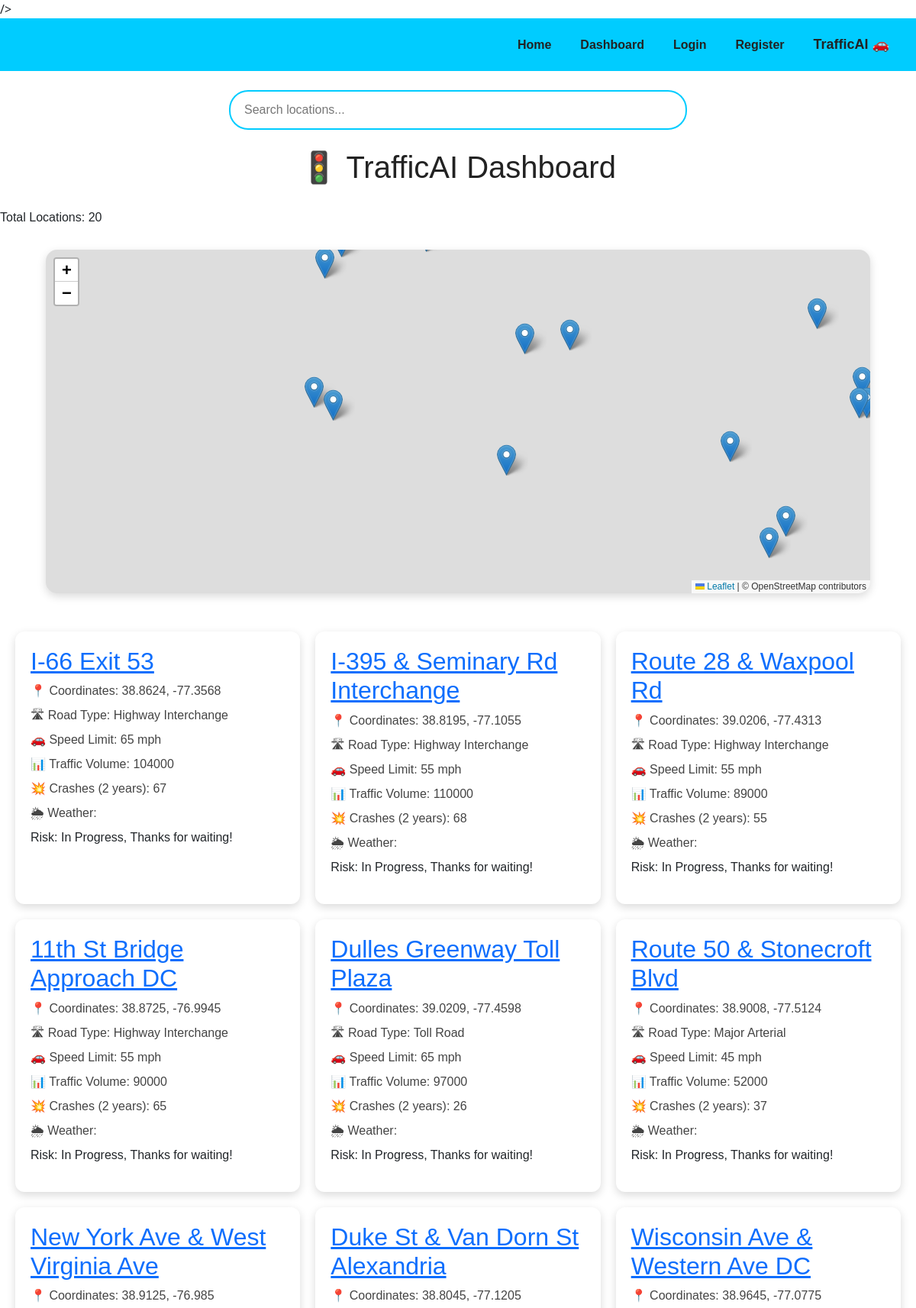
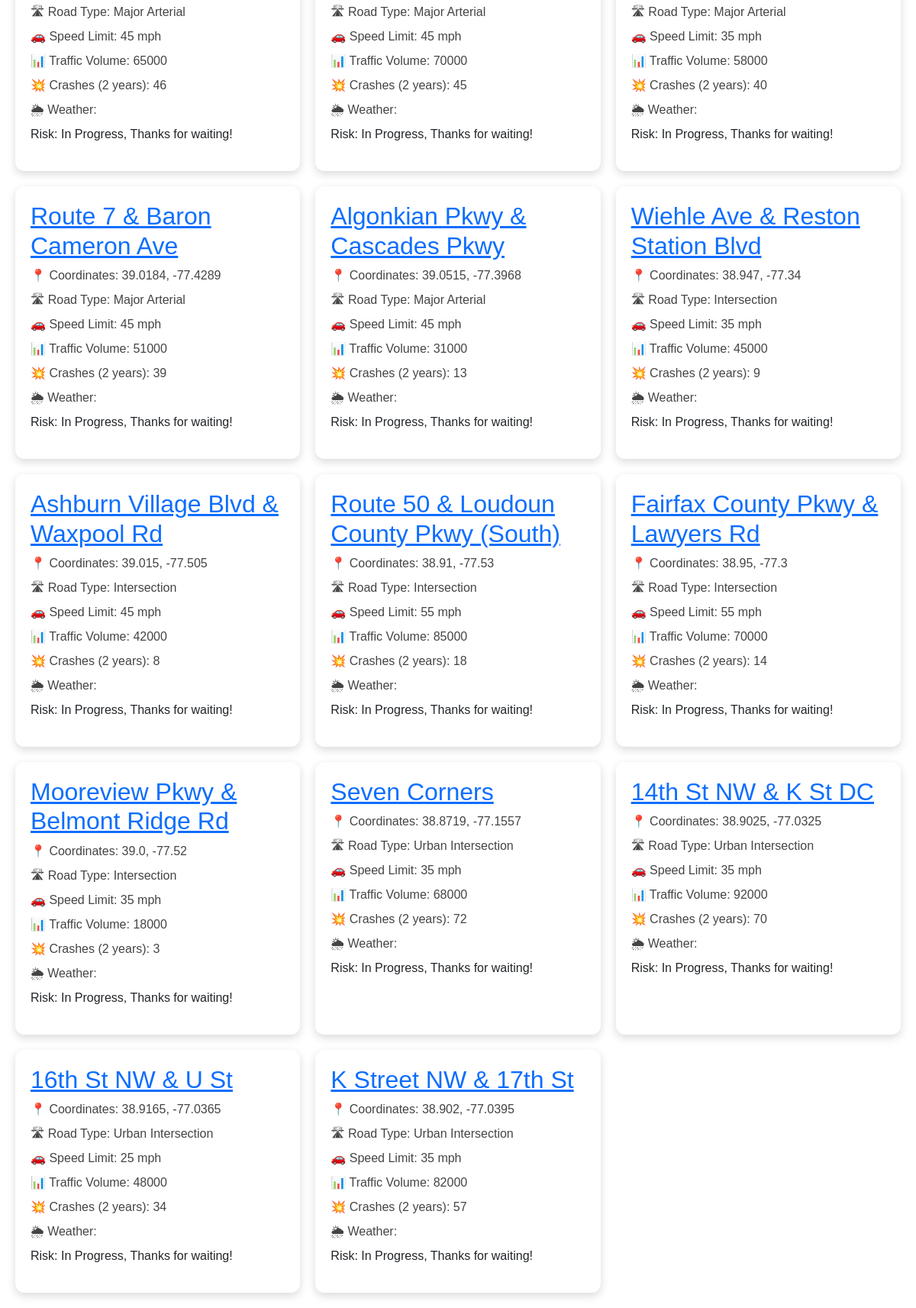
The page /dashboard/ (signed in) on the database its author committed (2 pictures, top to bottom).
### predictions/models.py (models this page shows, shortened)
class Location(models.Model):
    location_name = models.CharField(max_length=100)
    latitude = models.FloatField()
    longitude = models.FloatField()
    speed_limit = models.IntegerField(default = 25)
    road_type = models.CharField(max_length=50)
    lanes = models.IntegerField(default=2)
    aadt = models.IntegerField(default=0)
    rush_hour = models.CharField(max_length=50, default='8:00 AM - 9:00 AM')
    historical_crashes_2yr = models.IntegerField(default=0)

### website/views.py (the view)
# urls.py: path("dashboard/", views.dashboard, name="dashboard"),
@login_required
def dashboard(request):
    locations = Location.objects.all()
    traffic_data = TrafficData.objects.all().order_by("-recorded_time")[:100]
    location_data = [
        {
            "name": location.location_name,
            "lat": location.latitude,
            "lon": location.longitude,
            "road": location.road_type,
            "crashes": location.historical_crashes_2yr,
            "aadt": location.aadt,
        }
        for location in locations
    ]
    return render( request, "website/dashboard.html", {"locations": locations, "location_data": location_data, "traffic_data": traffic_data})

### website/templates/website/dashboard.html (shortened to what this page needs)
{% load static %}
<!DOCTYPE html>
<html lang="en">
<head>
  <link href="https://cdn.jsdelivr.net/npm/bootstrap@5.3.3/dist/css/bootstrap.min.css" rel="stylesheet">
  <link rel="stylesheet" href="https://unpkg.com/leaflet/dist/leaflet.css">
  <link rel="stylesheet" href="{% static 'website/styles.css' %}">
</head>
<body>
  <div class="navbar">
    <div class="nav-links">
      <a href="/">Home</a>
      <a href="/dashboard/">Dashboard</a>
      <a href="/login/">Login</a>
      <a href="/register/">Register</a>
      <a class="brand" href="/">TrafficAI 🚗</a>
    </div>
  </div>
  <body>
<div class="search-container">
    <input
        type="text"
        id="locationSearch"
        placeholder="Search locations..."
    >
</div>
<h1>🚦 TrafficAI Dashboard</h1>
<p>Total Locations: {{ locations|length }}</p>
<div id="map"></div>
<div class="dashboard-container">
    {% for location in locations %}
    <div class="location-card">
        <h2>
    <a href="{% url 'location_detail' location.id %}">
        {{ location.location_name }}
    </a>
</h2>
        <p class="info">
            📍 Coordinates:
            {{ location.latitude }},
            {{ location.longitude }}
        </p>
        <p class="info">
            🛣 Road Type:
            {{ location.road_type }}
        </p>
        <p class="info">
            🚗 Speed Limit:
            {{ location.speed_limit }} mph
        </p>
        <p class="info">
            📊 Traffic Volume:
            {{ location.aadt }}
        </p>
        <p class="info">
            💥 Crashes (2 years):
            {{ location.historical_crashes_2yr }}
        </p>
        <p class="info">
            🌦 Weather:
        </p>
        <p>
            Risk:
            In Progress, Thanks for waiting!
        </p>
    </div>
    {% empty %}
    <h2>No locations found.</h2>
    {% endfor %}
</div>
</body>

### website/static/website/styles.css (style rules this page uses)
* { margin: 0; padding: 0; box-sizing: border-box; font-family: Arial, sans-serif; }
.navbar { display: flex; justify-content: flex-end; align-items: center; background: #00ccff; padding: 15px 25px; gap: 20px; }
.nav-links { display: flex; gap: 18px; align-items: center; background: #00ccff; }
.nav-links a { text-decoration: none; color: #222; font-weight: 600; padding: 6px 10px; border-radius: 6px; transition: 0.2s; }
.brand { font-size: 18px; font-weight: 800; color: #222; text-decoration: none; padding: 6px 10px; border-radius: 6px; }
h1 { text-align: center; color: #222; margin-bottom: 30px; }
.dashboard-container { display: grid; grid-template-columns: repeat(auto-fit, minmax(300px, 1fr)); gap: 20px; padding: 20px; }
.location-card { background-color: white; border-radius: 12px; padding: 20px; box-shadow: 0px 4px 12px rgba(0, 0, 0, 0.15); transition: transform 0.2s ease, box-shadow 0.2s ease; }
.location-card h2 { margin-top: 0; color: #1f2937; }
.info { margin: 8px 0; color: #444; }
.search-container { display: flex; justify-content: center; margin: 25px 0; }
#locationSearch { width: 60%; max-width: 600px; padding: 12px 18px; font-size: 16px; border: 2px solid #00ccff; border-radius: 25px; outline: none; background: white; transition: 0.2s ease; }
#locationSearch::placeholder { color: #777; }
#map { width: 90%; height: 450px; margin: 30px auto; border-radius: 15px; box-shadow: 0 4px 12px rgba(0,0,0,0.15); }

### rows shown on the page
Location: location_name "I-66 Exit 53", latitude "38.8624", longitude "-77.3568", road_type "Highway Interchange", speed_limit "65", aadt "104000", historical_crashes_2yr "67"
Location: location_name "I-395 & Seminary Rd Interchange", latitude "38.8195", longitude "-77.1055", road_type "Highway Interchange", speed_limit "55", aadt "110000", historical_crashes_2yr "68"
Location: location_name "Route 28 & Waxpool Rd", latitude "39.0206", longitude "-77.4313", road_type "Highway Interchange", speed_limit "55", aadt "89000", historical_crashes_2yr "55"
Location: location_name "11th St Bridge Approach DC", latitude "38.8725", longitude "-76.9945", road_type "Highway Interchange", speed_limit "55", aadt "90000", historical_crashes_2yr "65"
Location: location_name "Dulles Greenway Toll Plaza", latitude "39.0209", longitude "-77.4598", road_type "Toll Road", speed_limit "65", aadt "97000", historical_crashes_2yr "26"
Location: location_name "Route 50 & Stonecroft Blvd", latitude "38.9008", longitude "-77.5124", road_type "Major Arterial", speed_limit "45", aadt "52000", historical_crashes_2yr "37"
Location: location_name "New York Ave & West Virginia Ave", latitude "38.9125", longitude "-76.985", road_type "Major Arterial", speed_limit "45", aadt "65000", historical_crashes_2yr "46"
Location: location_name "Duke St & Van Dorn St Alexandria", latitude "38.8045", longitude "-77.1205", road_type "Major Arterial", speed_limit "45", aadt "70000", historical_crashes_2yr "45"
Location: location_name "Wisconsin Ave & Western Ave DC", latitude "38.9645", longitude "-77.0775", road_type "Major Arterial", speed_limit "35", aadt "58000", historical_crashes_2yr "40"
Location: location_name "Route 7 & Baron Cameron Ave", latitude "39.0184", longitude "-77.4289", road_type "Major Arterial", speed_limit "45", aadt "51000", historical_crashes_2yr "39"
Location: location_name "Algonkian Pkwy & Cascades Pkwy", latitude "39.0515", longitude "-77.3968", road_type "Major Arterial", speed_limit "45", aadt "31000", historical_crashes_2yr "13"
Location: location_name "Wiehle Ave & Reston Station Blvd", latitude "38.947", longitude "-77.34", road_type "Intersection", speed_limit "35", aadt "45000", historical_crashes_2yr "9"
Location: location_name "Ashburn Village Blvd & Waxpool Rd", latitude "39.015", longitude "-77.505", road_type "Intersection", speed_limit "45", aadt "42000", historical_crashes_2yr "8"
Location: location_name "Route 50 & Loudoun County Pkwy (South)", latitude "38.91", longitude "-77.53", road_type "Intersection", speed_limit "55", aadt "85000", historical_crashes_2yr "18"
Location: location_name "Fairfax County Pkwy & Lawyers Rd", latitude "38.95", longitude "-77.3", road_type "Intersection", speed_limit "55", aadt "70000", historical_crashes_2yr "14"
Location: location_name "Mooreview Pkwy & Belmont Ridge Rd", latitude "39.0", longitude "-77.52", road_type "Intersection", speed_limit "35", aadt "18000", historical_crashes_2yr "3"
Location: location_name "Seven Corners", latitude "38.8719", longitude "-77.1557", road_type "Urban Intersection", speed_limit "35", aadt "68000", historical_crashes_2yr "72"
Location: location_name "14th St NW & K St DC", latitude "38.9025", longitude "-77.0325", road_type "Urban Intersection", speed_limit "35", aadt "92000", historical_crashes_2yr "70"
Location: location_name "16th St NW & U St", latitude "38.9165", longitude "-77.0365", road_type "Urban Intersection", speed_limit "25", aadt "48000", historical_crashes_2yr "34"
Location: location_name "K Street NW & 17th St", latitude "38.902", longitude "-77.0395", road_type "Urban Intersection", speed_limit "35", aadt "82000", historical_crashes_2yr "57"

### other values the page prints
{{ locations|length }} "20"
